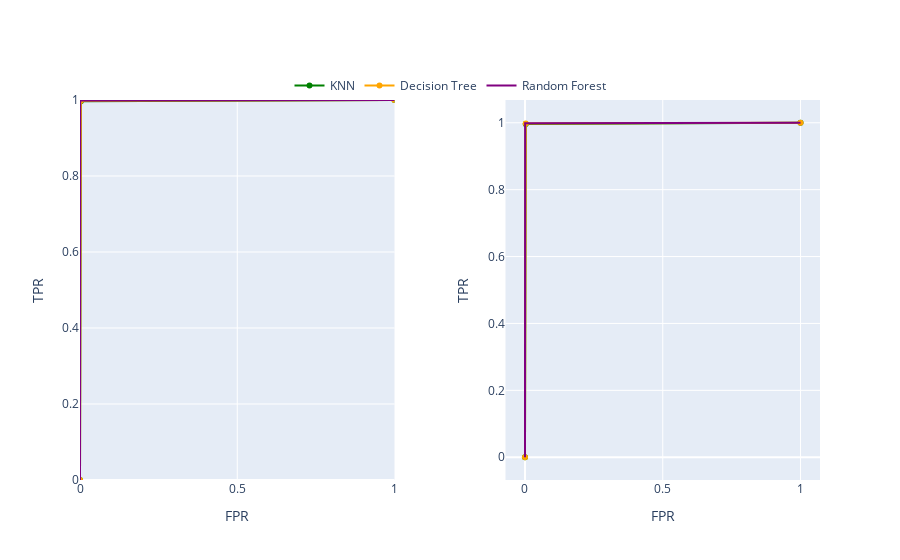

Write notebook code for a chart like this one.
### Code cell
fpr_knn, tpr_knn, _ = roc_curve(y_test, y_knn[:,1])
fpr_tree, tpr_tree, _ = roc_curve(y_test, y_tree[:,1])
fpr_forest, tpr_forest, _ = roc_curve(y_test, y_forest[:,1])

fig = tools.make_subplots(rows=1, cols=2, horizontal_spacing=0.15)
showlegend=True
for i in [1,2]:
    fig.add_trace(go.Scatter(x=fpr_knn, y=tpr_knn, name='KNN', showlegend=showlegend,line=dict(color='green')),row=1,col=i)
    fig.add_trace(go.Scatter(x=fpr_tree, y=tpr_tree, name='Decision Tree', showlegend=showlegend,line=dict(color='orange')),row=1,col=i)
    fig.add_trace(go.Scatter(x=fpr_forest, y=tpr_forest, name='Random Forest', showlegend=showlegend,line=dict(color='purple')),row=1,col=i)
    showlegend=False
fig.update_layout(legend=dict(orientation="h", yanchor="bottom",y=1, xanchor="center", x=0.5),
                  yaxis_range=[0,1],
                  xaxis_range=[0,1])
fig.update_xaxes(title_text="FPR")
fig.update_yaxes(title_text="TPR")
fig.show()

### Figure 1 — Plotly figure (JSON) as saved in the notebook; plotly's stock layout.template omitted (floating-point values rounded to 4 significant figures)
{"data": [{"line": {"color": "green"}, "name": "KNN", "showlegend": true, "type": "scatter", "x": [0, 0.002744, 1], "xaxis": "x", "y": [0, 0.9964, 1], "yaxis": "y"}, {"line": {"color": "orange"}, "name": "Decision Tree", "showlegend": true, "type": "scatter", "x": [0, 0.002744, 1], "xaxis": "x", "y": [0, 0.9977, 1], "yaxis": "y"}, {"line": {"color": "purple"}, "name": "Random Forest", "showlegend": true, "type": "scatter", "x": [0, 0, 0, 0, 0, 0.0005488, 0.0005488, 0.0005488, 0.0005488, 0.0005488, 0.002744, 0.003842, 0.006037, 0.007135, 0.008233, 0.008233, 0.008782, 0.009879, 0.01262, 0.01427, 0.01811, 0.02141, 0.02195, 0.03568, 0.03732, 0.03842, 0.04281, 0.04555, 0.05434, 1], "xaxis": "x", "y": [0, 0.9851, 0.9892, 0.9896, 0.991, 0.9923, 0.9941, 0.9955, 0.9973, 0.9986, 0.9986, 0.9986, 0.9986, 0.9986, 0.9986, 0.9991, 0.9991, 0.9991, 0.9991, 0.9991, 0.9991, 0.9995, 0.9995, 1, 1, 1, 1, 1, 1, 1], "yaxis": "y"}, {"line": {"color": "green"}, "name": "KNN", "showlegend": false, "type": "scatter", "x": [0, 0.002744, 1], "xaxis": "x2", "y": [0, 0.9964, 1], "yaxis": "y2"}, {"line": {"color": "orange"}, "name": "Decision Tree", "showlegend": false, "type": "scatter", "x": [0, 0.002744, 1], "xaxis": "x2", "y": [0, 0.9977, 1], "yaxis": "y2"}, {"line": {"color": "purple"}, "name": "Random Forest", "showlegend": false, "type": "scatter", "x": [0, 0, 0, 0, 0, 0.0005488, 0.0005488, 0.0005488, 0.0005488, 0.0005488, 0.002744, 0.003842, 0.006037, 0.007135, 0.008233, 0.008233, 0.008782, 0.009879, 0.01262, 0.01427, 0.01811, 0.02141, 0.02195, 0.03568, 0.03732, 0.03842, 0.04281, 0.04555, 0.05434, 1], "xaxis": "x2", "y": [0, 0.9851, 0.9892, 0.9896, 0.991, 0.9923, 0.9941, 0.9955, 0.9973, 0.9986, 0.9986, 0.9986, 0.9986, 0.9986, 0.9986, 0.9991, 0.9991, 0.9991, 0.9991, 0.9991, 0.9991, 0.9995, 0.9995, 1, 1, 1, 1, 1, 1, 1], "yaxis": "y2"}], "layout": {"legend": {"orientation": "h", "x": 0.5, "xanchor": "center", "y": 1, "yanchor": "bottom"}, "xaxis": {"anchor": "y", "domain": [0, 0.425], "range": [0, 1], "title": {"text": "FPR"}}, "xaxis2": {"anchor": "y2", "domain": [0.575, 1], "title": {"text": "FPR"}}, "yaxis": {"anchor": "x", "domain": [0, 1], "range": [0, 1], "title": {"text": "TPR"}}, "yaxis2": {"anchor": "x2", "domain": [0, 1], "title": {"text": "TPR"}}}}
